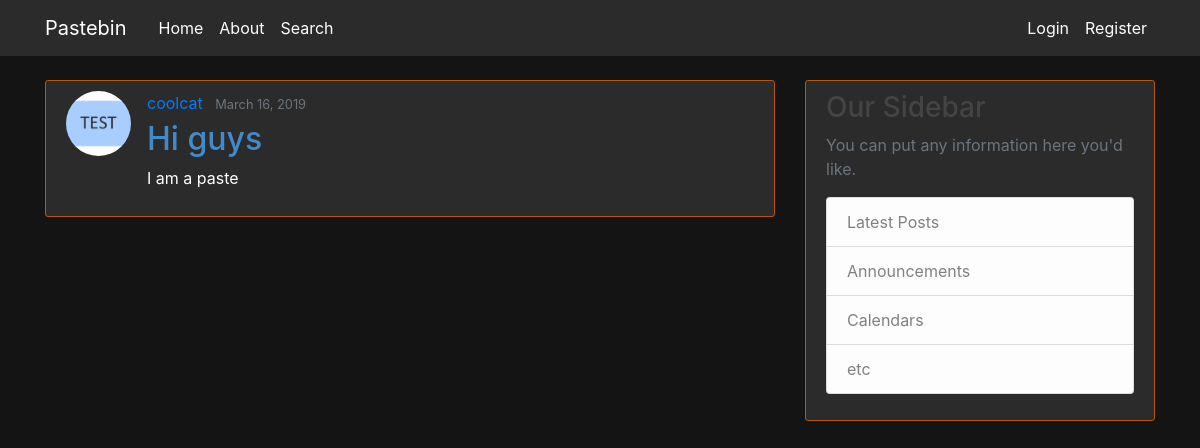
Screenshot of /post/3/ with the database file from the repository.
### paste/models.py (models this page shows, shortened)
class Post(models.Model):
	title = models.CharField(max_length = 100)
	content = models.TextField()
	date_posted = models.DateTimeField(default=timezone.now)
	author = models.ForeignKey(User, on_delete=models.CASCADE)

### users/models.py (models this page shows, shortened)
class Profile(models.Model):
	user = models.OneToOneField(User, on_delete=models.CASCADE)
	image = models.ImageField(default='deafult.jpg', upload_to='profile_pics')

### paste/views.py (the view)
# urls.py: path('post/<int:pk>/', PostDetailView.as_view(), name='post-detail'),
class PostDetailView(DetailView):
	model = Post

### paste/templates/paste/post_detail.html (shortened to what this page needs)
{% extends "paste/base.html" %}
{% block content %}
	<article class="media content-section">
		<img class="rounded-circle article-img" src="{{object.author.profile.image.url}}">
		<div class="media-body">
			<div class="article-metadata">
				<a class="mr-2" href="{% url 'profile'%}">{{ object.author }}</a>
				<small class="text-muted">{{ object.date_posted|date:"F d, Y" }}</small>
			</div>
			<h2 class="article-title"> {{ object.title }}</h2>
			<p class="article-content">{{ object.content }}</p>
		</div>
	</article>
{% endblock content %}

### paste/static/paste/main.css (style rules this page uses)
body { background: #141414; color: #333333; margin-top: 5rem; }
h1, h2, h3, h4, h5, h6 { color: #444444; }
.content-section { background: #2b2b2b; padding: 10px 20px; border: 1px solid #b75709; border-radius: 3px; margin-bottom: 20px; color: #ffffff; }
.article-title { color: #428bca; }
.article-content { white-space: pre-line; }
.article-img { height: 65px; width: 65px; margin-right: 16px; }
.article-metadata { padding-bottom: 1px; margin-bottom: 4px; border-bottom: 1px solid #e3e3e3 color: #ffffff; }

### rows the page displays
Post: author.profile.image (picture), author "coolcat", date_posted "March 16, 2019", title "Hi guys", content "I am a paste"
